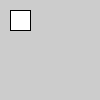
Frame 1 (no input)
Frame 60 (the mouse pressed at the canvas centre just before this capture): identical to frame 1, image omitted
Frame 120 (the mouse held since frame 60 and released just before this capture): identical to frame 1, image omitted

The Processing sketch that drew this single still picture (run headless with seeded random() and noise(); from frame 60 on, the mouse is pressed at the canvas centre):

// Processing sketch: car
// ── car.pde
//bilen har jeg navngivet car1//
Car car1;

void setup() {
car1 = new Car();
  }

void draw() {
car1.display();
  }

class Car {
hjul h = new hjul();
hjul h1 = new hjul();

Car() {

h.x=10;
h.y=20;
h1.x =10;
h1.y=10;
  }

void display() {
rect(10, 10, 20, 20);
  }
      }
      
class hjul {
float x, y;
void display()
{
ellipse(x, y, 20, 20);
  }
    }

class lygter {
void display() {
ellipse(5, 5, 20, 20);
  }
    }
